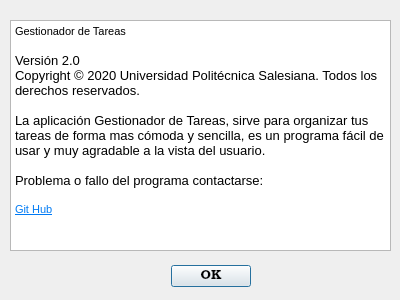
<?xml version="1.0" encoding="UTF-8"?>
<ui version="4.0">
 <class>Ayuda</class>
 <widget class="QDialog" name="Ayuda">
  <property name="geometry">
   <rect>
    <x>0</x>
    <y>0</y>
    <width>400</width>
    <height>300</height>
   </rect>
  </property>
  <property name="windowTitle">
   <string>Acerca del programa</string>
  </property>
  <widget class="QDialogButtonBox" name="buttonBox">
   <property name="geometry">
    <rect>
     <x>170</x>
     <y>260</y>
     <width>81</width>
     <height>32</height>
    </rect>
   </property>
   <property name="font">
    <font>
     <family>Bookman Old Style</family>
     <pointsize>10</pointsize>
    </font>
   </property>
   <property name="orientation">
    <enum>Qt::Horizontal</enum>
   </property>
   <property name="standardButtons">
    <set>QDialogButtonBox::Ok</set>
   </property>
  </widget>
  <widget class="QTextEdit" name="textEdit">
   <property name="geometry">
    <rect>
     <x>10</x>
     <y>20</y>
     <width>381</width>
     <height>231</height>
    </rect>
   </property>
   <property name="html">
    <string>&lt;!DOCTYPE HTML PUBLIC &quot;-//W3C//DTD HTML 4.0//EN&quot; &quot;http://www.w3.org/TR/REC-html40/strict.dtd&quot;&gt;
&lt;html&gt;&lt;head&gt;&lt;meta name=&quot;qrichtext&quot; content=&quot;1&quot; /&gt;&lt;style type=&quot;text/css&quot;&gt;
p, li { white-space: pre-wrap; }
&lt;/style&gt;&lt;/head&gt;&lt;body style=&quot; font-family:'MS Shell Dlg 2'; font-size:8.25pt; font-weight:400; font-style:normal;&quot;&gt;
&lt;p style=&quot; margin-top:0px; margin-bottom:0px; margin-left:0px; margin-right:0px; -qt-block-indent:0; text-indent:0px;&quot;&gt;Gestionador de Tareas&lt;/p&gt;
&lt;p style=&quot;-qt-paragraph-type:empty; margin-top:0px; margin-bottom:0px; margin-left:0px; margin-right:0px; -qt-block-indent:0; text-indent:0px; font-size:10pt;&quot;&gt;&lt;br /&gt;&lt;/p&gt;
&lt;p style=&quot; margin-top:0px; margin-bottom:0px; margin-left:0px; margin-right:0px; -qt-block-indent:0; text-indent:0px;&quot;&gt;&lt;span style=&quot; font-size:10pt;&quot;&gt;Versión 2.0&lt;/span&gt;&lt;/p&gt;
&lt;p style=&quot; margin-top:0px; margin-bottom:0px; margin-left:0px; margin-right:0px; -qt-block-indent:0; text-indent:0px;&quot;&gt;&lt;span style=&quot; font-size:10pt;&quot;&gt;Copyright © 2020 Universidad Politécnica Salesiana. Todos los derechos reservados.&lt;/span&gt;&lt;/p&gt;
&lt;p style=&quot;-qt-paragraph-type:empty; margin-top:0px; margin-bottom:0px; margin-left:0px; margin-right:0px; -qt-block-indent:0; text-indent:0px; font-size:10pt;&quot;&gt;&lt;br /&gt;&lt;/p&gt;
&lt;p style=&quot; margin-top:0px; margin-bottom:0px; margin-left:0px; margin-right:0px; -qt-block-indent:0; text-indent:0px;&quot;&gt;&lt;span style=&quot; font-size:10pt;&quot;&gt;La aplicación Gestionador de Tareas, sirve para organizar tus tareas de forma mas cómoda y sencilla, es un programa fácil de usar y muy agradable a la vista del usuario.&lt;/span&gt;&lt;/p&gt;
&lt;p style=&quot;-qt-paragraph-type:empty; margin-top:0px; margin-bottom:0px; margin-left:0px; margin-right:0px; -qt-block-indent:0; text-indent:0px; font-size:10pt;&quot;&gt;&lt;br /&gt;&lt;/p&gt;
&lt;p style=&quot; margin-top:0px; margin-bottom:0px; margin-left:0px; margin-right:0px; -qt-block-indent:0; text-indent:0px;&quot;&gt;&lt;span style=&quot; font-size:10pt;&quot;&gt;Problema o fallo del programa contactarse:&lt;/span&gt;&lt;/p&gt;
&lt;p style=&quot;-qt-paragraph-type:empty; margin-top:0px; margin-bottom:0px; margin-left:0px; margin-right:0px; -qt-block-indent:0; text-indent:0px; font-size:10pt;&quot;&gt;&lt;br /&gt;&lt;/p&gt;
&lt;p style=&quot; margin-top:0px; margin-bottom:0px; margin-left:0px; margin-right:0px; -qt-block-indent:0; text-indent:0px;&quot;&gt;&lt;a href=&quot;https://github.com/ErickOP&quot;&gt;&lt;span style=&quot; font-size:8pt; text-decoration: underline; color:#007af4;&quot;&gt;Git Hub&lt;/span&gt;&lt;/a&gt;&lt;/p&gt;&lt;/body&gt;&lt;/html&gt;</string>
   </property>
  </widget>
 </widget>
 <resources/>
 <connections>
  <connection>
   <sender>buttonBox</sender>
   <signal>accepted()</signal>
   <receiver>Ayuda</receiver>
   <slot>accept()</slot>
   <hints>
    <hint type="sourcelabel">
     <x>248</x>
     <y>254</y>
    </hint>
    <hint type="destinationlabel">
     <x>157</x>
     <y>274</y>
    </hint>
   </hints>
  </connection>
  <connection>
   <sender>buttonBox</sender>
   <signal>rejected()</signal>
   <receiver>Ayuda</receiver>
   <slot>reject()</slot>
   <hints>
    <hint type="sourcelabel">
     <x>316</x>
     <y>260</y>
    </hint>
    <hint type="destinationlabel">
     <x>286</x>
     <y>274</y>
    </hint>
   </hints>
  </connection>
 </connections>
</ui>
